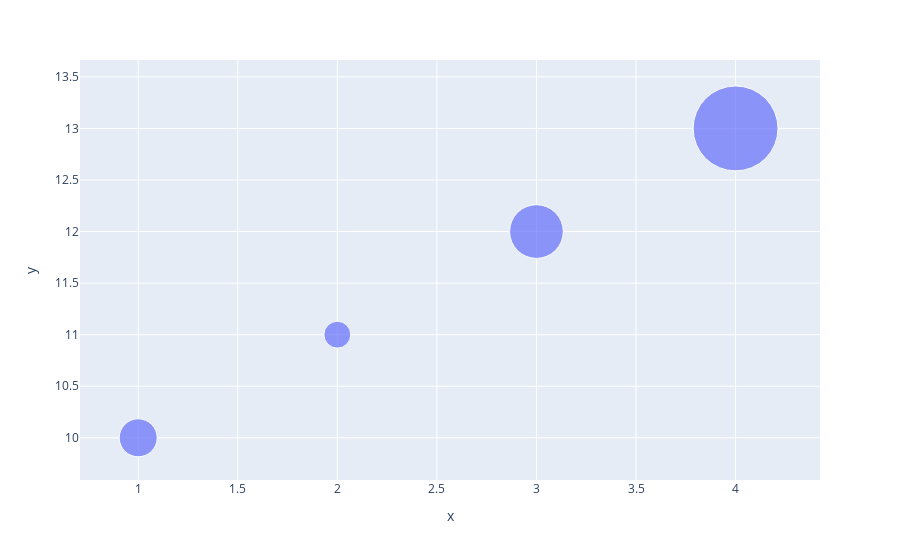

This figure's notebook cell:
### Code cell
## type your code ##
fig=px.scatter(data_frame=df,x='x',y='y',size='population',size_max=60)
fig.show()

### Figure 1 — Plotly figure (JSON) as saved in the notebook; plotly's stock layout.template omitted (floating-point values rounded to 4 significant figures)
{"data": [{"hovertemplate": "x=%{x}<br>y=%{y}<br>population=%{marker.size}<extra></extra>", "legendgroup": "", "marker": {"color": "#636efa", "size": [400, 200, 800, 2000], "sizemode": "area", "sizeref": 0.5556, "symbol": "circle"}, "mode": "markers", "name": "", "orientation": "v", "showlegend": false, "type": "scatter", "x": [1, 2, 3, 4], "xaxis": "x", "y": [10, 11, 12, 13], "yaxis": "y"}], "layout": {"legend": {"itemsizing": "constant", "tracegroupgap": 0}, "margin": {"t": 60}, "xaxis": {"anchor": "y", "domain": [0, 1], "title": {"text": "x"}}, "yaxis": {"anchor": "x", "domain": [0, 1], "title": {"text": "y"}}}}
